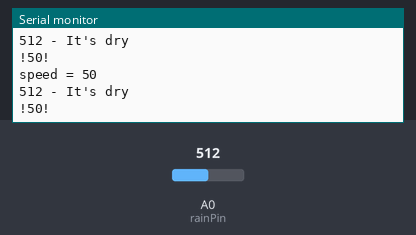
Simulated run of this sketch. Board: Arduino Uno, built with avr-gcc and run on an emulated ATmega328P. Parts: the last lines printed to the serial monitor. The inputs (shaded band) are chosen by the test bench; at power-on: A0 (rainPin) = 512.

Above: at 1.8 s.
1.9 s: A0 (rainPin) set to 490
At 2.8 s:
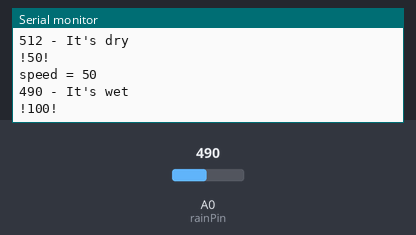
4.5 s: A0 (rainPin) set to 510
At 5.8 s:
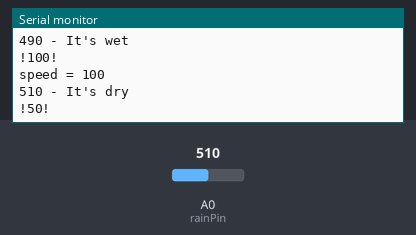
Timing chart, 0 to 7.5 s (numbered marks = the images above; inputs shaded):
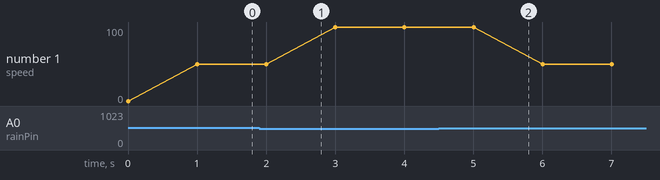

Measured:
- after the input at 1.9 s, the serial monitor: prints a new line after 0.11 s (image 1)
- after the input at 4.5 s, the serial monitor: prints a new line after 0.52 s (image 2)
- plotted number 1: 50 → 100 after the input at 1.9 s

The sketch:

sketch_jul18asf.ino
```cpp
const int dc=11; /*dc모터 핀 설정*/
int speed = 0; /*초기 모터 속력*/

int rainPin = A0; /*우적센서 핀 설정*/
int thresholdValue = 500; /* 우적 민감도 클수록 감도 심해짐 */

void setup(){
  Serial.begin(9600);
  pinMode(dc,OUTPUT);
  pinMode(rainPin, INPUT);
}

void loop(){

  analogWrite(dc,speed);
  Serial.print("speed = ");
  Serial.println(speed);

int sensorValue = analogRead(rainPin); /*우적*/

  Serial.print(sensorValue); /*우적*/

  if(sensorValue < thresholdValue){
    Serial.println(" - It's wet"); //물 있을 때//

  }

  else {
    Serial.println(" - It's dry"); //물 없을 때//
    speed=100;
  }


    if ( sensorValue > 1000 ) {
      speed=10;
      Serial.println("!10!");
    }
    else if  ( sensorValue < 1000 && sensorValue >500){
      speed=50;
      Serial.println("!50!");
    }
    else{
      speed=100;
      Serial.println("!100!");
    }


  delay(1000);
}
```
